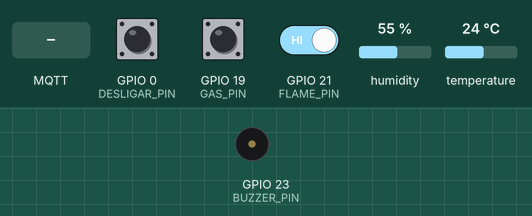
The sketch below on a simulated ESP32. Parts: buzzer (waves = sounding, pin HIGH). The test bench sets the inputs (shaded band); at power-on: GPIO 21 (FLAME_PIN) HIGH, GPIO 0 (DESLIGAR_PIN) HIGH, GPIO 19 (GAS_PIN) HIGH, humidity 55 %, temperature 24 °C. WiFi joins after 1.5 s; servers stay silent unless stated; no MQTT or app messages arrive unless stated; what the sketch prints to the serial monitor is not drawn.

Above: at 2.7 s.
2.8 s: MQTT message "ON" arrives on the first subscribed topic
At 4.7 s:
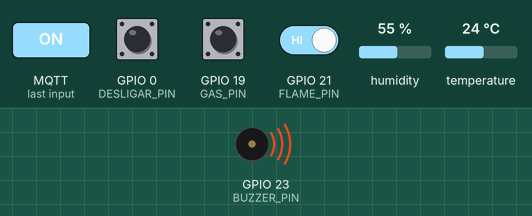
5.0 s: MQTT message "OFF" arrives on the first subscribed topic
At 6.7 s:
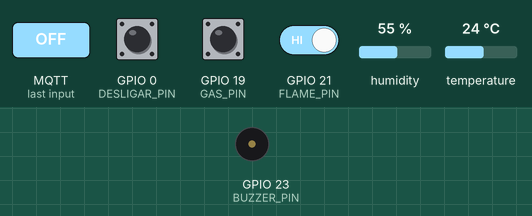
7.0 s: GPIO 21 (FLAME_PIN) driven LOW
At 8.7 s:
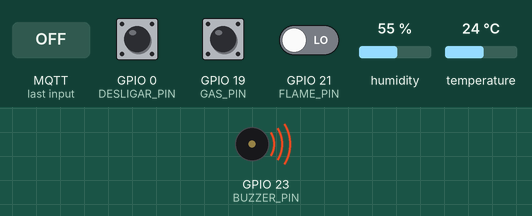
9.0 s: GPIO 0 (DESLIGAR_PIN) pulled LOW for 3.2 s
At 10.6 s:
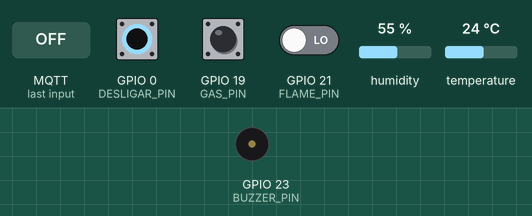
Timing chart, 0 to 15.1 s (numbered marks = the images above; inputs shaded):
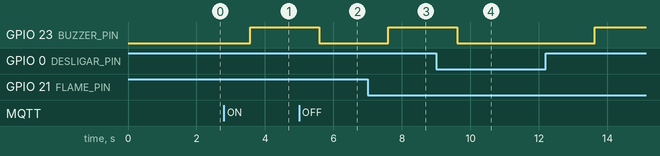

Measured:
- after the input at 2.8 s, GPIO 23 (BUZZER_PIN): LOW → HIGH after 0.77 s
- after the input at 5.0 s, GPIO 23 (BUZZER_PIN): HIGH → LOW after 0.58 s
- after the input at 7.0 s, GPIO 23 (BUZZER_PIN): LOW → HIGH after 0.60 s
- after the input at 9.0 s, GPIO 23 (BUZZER_PIN): HIGH → LOW after 0.61 s, → HIGH 4.0 s later

The sketch:

ESP32_Detector_v1v1.ino
```cpp
#include <WiFi.h>
#include <WiFiClientSecure.h>
#include <PubSubClient.h>
#include <ArduinoJson.h>
#include <DHT.h>


// Configurações Wi-Fi
const char* ssid = "Claudio";
const char* password = "clf120394";
const char* userMQTT = "UserMQTT";
const char* passwordMQTT = "12345678";

// Configurações MQTT
const char* mqtt_server = "d8badc4d4c1749ea9b0f242d1e1a0c91.s1.eu.hivemq.cloud"; // IP do broker com TLS
const int mqtt_port = 8883;

static const char* ca_cert PROGMEM = R"EOF(
-----BEGIN CERTIFICATE-----
MIIFazCCA1OgAwIBAgIRAIIQz7DSQONZRGPgu2OCiwAwDQYJKoZIhvcNAQELBQAw
TzELMAkGA1UEBhMCVVMxKTAnBgNVBAoTIEludGVybmV0IFNlY3VyaXR5IFJlc2Vh
cmNoIEdyb3VwMRUwEwYDVQQDEwxJU1JHIFJvb3QgWDEwHhcNMTUwNjA0MTEwNDM4
WhcNMzUwNjA0MTEwNDM4WjBPMQswCQYDVQQGEwJVUzEpMCcGA1UEChMgSW50ZXJu
ZXQgU2VjdXJpdHkgUmVzZWFyY2ggR3JvdXAxFTATBgNVBAMTDElTUkcgUm9vdCBY
MTCCAiIwDQYJKoZIhvcNAQEBBQADggIPADCCAgoCggIBAK3oJHP0FDfzm54rVygc
h77ct984kIxuPOZXoHj3dcKi/vVqbvYATyjb3miGbESTtrFj/RQSa78f0uoxmyF+
0TM8ukj13Xnfs7j/EvEhmkvBioZxaUpmZmyPfjxwv60pIgbz5MDmgK7iS4+3mX6U
A5/TR5d8mUgjU+g4rk8Kb4Mu0UlXjIB0ttov0DiNewNwIRt18jA8+o+u3dpjq+sW
T8KOEUt+zwvo/7V3LvSye0rgTBIlDHCNAymg4VMk7BPZ7hm/ELNKjD+Jo2FR3qyH
B5T0Y3HsLuJvW5iB4YlcNHlsdu87kGJ55tukmi8mxdAQ4Q7e2RCOFvu396j3x+UC
B5iPNgiV5+I3lg02dZ77DnKxHZu8A/lJBdiB3QW0KtZB6awBdpUKD9jf1b0SHzUv
KBds0pjBqAlkd25HN7rOrFleaJ1/ctaJxQZBKT5ZPt0m9STJEadao0xAH0ahmbWn
OlFuhjuefXKnEgV4We0+UXgVCwOPjdAvBbI+e0ocS3MFEvzG6uBQE3xDk3SzynTn
jh8BCNAw1FtxNrQHusEwMFxIt4I7mKZ9YIqioymCzLq9gwQbooMDQaHWBfEbwrbw
qHyGO0aoSCqI3Haadr8faqU9GY/rOPNk3sgrDQoo//fb4hVC1CLQJ13hef4Y53CI
rU7m2Ys6xt0nUW7/vGT1M0NPAgMBAAGjQjBAMA4GA1UdDwEB/wQEAwIBBjAPBgNV
HRMBAf8EBTADAQH/MB0GA1UdDgQWBBR5tFnme7bl5AFzgAiIyBpY9umbbjANBgkq
hkiG9w0BAQsFAAOCAgEAVR9YqbyyqFDQDLHYGmkgJykIrGF1XIpu+ILlaS/V9lZL
ubhzEFnTIZd+50xx+7LSYK05qAvqFyFWhfFQDlnrzuBZ6brJFe+GnY+EgPbk6ZGQ
3BebYhtF8GaV0nxvwuo77x/Py9auJ/GpsMiu/X1+mvoiBOv/2X/qkSsisRcOj/KK
NFtY2PwByVS5uCbMiogziUwthDyC3+6WVwW6LLv3xLfHTjuCvjHIInNzktHCgKQ5
ORAzI4JMPJ+GslWYHb4phowim57iaztXOoJwTdwJx4nLCgdNbOhdjsnvzqvHu7Ur
TkXWStAmzOVyyghqpZXjFaH3pO3JLF+l+/+sKAIuvtd7u+Nxe5AW0wdeRlN8NwdC
jNPElpzVmbUq4JUagEiuTDkHzsxHpFKVK7q4+63SM1N95R1NbdWhscdCb+ZAJzVc
oyi3B43njTOQ5yOf+1CceWxG1bQVs5ZufpsMljq4Ui0/1lvh+wjChP4kqKOJ2qxq
4RgqsahDYVvTH9w7jXbyLeiNdd8XM2w9U/t7y0Ff/9yi0GE44Za4rF2LN9d11TPA
mRGunUHBcnWEvgJBQl9nJEiU0Zsnvgc/ubhPgXRR4Xq37Z0j4r7g1SgEEzwxA57d
emyPxgcYxn/eR44/KJ4EBs+lVDR3veyJm+kXQ99b21/+jh5Xos1AnX5iItreGCc=
-----END CERTIFICATE-----
)EOF";
// Tópicos MQTT
const char* topicTemperatura = "GRUPO1/ESP32_1/temperatura";
const char* topicUmidade = "GRUPO1/ESP32_1/umidade";
const char* topicFlameChame = "GRUPO1/ESP32_1/flame_chame";
const char* topicGas = "GRUPO1/ESP32_1/sensor_gas";
const char* topicBuzzer = "GRUPO1/ESP32_1/buzzer";
const char* topicMensajem = "GRUPO1/ESP32_1/mensajem";
const char* topicBuzzerManual = "GRUPO1/ESP32_1/buzzer_manual";

#define DHTPIN 14
#define DHTTYPE DHT22
DHT dht(DHTPIN, DHTTYPE);


const int GAS_PIN = 19;
const int FLAME_PIN = 21;
const int DESLIGAR_PIN = 0;


const int BUZZER_PIN = 23;

// Cliente MQTT com TLS
WiFiClientSecure espClient;
PubSubClient client(espClient);


bool isConnected = false;
unsigned long lastStatusUpdate = 0;

void setup_wifi() {
  delay(10);
  WiFi.begin(ssid, password);
  Serial.print("Conectando-se à rede Wi-Fi...");

  while (WiFi.status() != WL_CONNECTED) {
    delay(500);
    Serial.print(".");
  }

  Serial.println("\nConectado à rede Wi-Fi");
}

void callback(char* topic, byte* payload, unsigned int length) {
  String message;
  for (unsigned int i = 0; i < length; i++) {
    message += (char)payload[i];
  }

  Serial.print("Mensagem recebida no tópico ");
  Serial.print(topic);
  Serial.print(": ");
  Serial.println(message);

  if (String(topic) == topicBuzzerManual) {
    if (message == "ON") {
      digitalWrite(BUZZER_PIN, HIGH);
      client.publish(topicBuzzer, "ON");
      client.publish(topicMensajem, "BUZZER ATIVADO REMOTAMENTE");
    } else if (message == "OFF") {
      digitalWrite(BUZZER_PIN, LOW);
      client.publish(topicBuzzer, "OFF");
      client.publish(topicMensajem, "BUZZER DESATIVADO REMOTAMENTE");
    }
  }
}

void reconnect() {
  while (!client.connected()) {
    Serial.print("Tentando conexão MQTT...");
    if (client.connect("ESP32Client",userMQTT,passwordMQTT)) {
      Serial.println("Conectado ao MQTT");
      client.subscribe(topicBuzzerManual);
    } else {
      Serial.print("Falha, rc=");
      Serial.print(client.state());
      Serial.println(" Tentando novamente em 5 segundos");
      delay(5000);
    }
  }
}

void setup() {
  Serial.begin(115200);
  dht.begin();
  pinMode(BUZZER_PIN, OUTPUT);
  pinMode(GAS_PIN, INPUT_PULLUP);
  pinMode(FLAME_PIN, INPUT_PULLUP);
  pinMode(DESLIGAR_PIN, INPUT_PULLUP);

  setup_wifi();
  // Configurar certificado da CA
  espClient.setCACert(ca_cert);

  client.setServer(mqtt_server, mqtt_port);
  client.setCallback(callback);
}

void loop() {
  if (!client.connected()) {
    reconnect();
  }
  client.loop();
  float h = dht.readHumidity();
  float t = dht.readTemperature();

  if (isnan(h) || isnan(t)) {
    client.publish(topicMensajem, "ERRO AO LER O SENSOR DHT22");
    Serial.println("Erro ao ler o sensor DHT22");
  }else{

    client.publish(topicTemperatura, String(t).c_str());
    client.publish(topicUmidade, String(h).c_str());
    Serial.println("Temperatura: " + String(t) + "°C Umedade: " + String(h) + "%");
  }
  if(!digitalRead(BUZZER_PIN)&&t>60.0){
    digitalWrite(BUZZER_PIN,HIGH);
    client.publish(topicBuzzer, "ON");
    client.publish(topicMensajem, "BUZZER ATIVADO POR TEMPERATURA ELEVADA");
  }

  //
  static bool isGasAlarm = false;
  static bool isFlameAlarm = false;

  if(!digitalRead(GAS_PIN)){
    client.publish(topicGas, "ON");
    if(!isGasAlarm){
      isGasAlarm = true;
      digitalWrite(BUZZER_PIN,LOW);
      client.publish(topicBuzzer, "ON");
      client.publish(topicMensajem, "BUZZER ATIVADO POR DETECÇÃO DE GÁS");
    }
  }else{
    client.publish(topicGas, "OFF");
    if(isGasAlarm){
      isGasAlarm = false;
    }
  }

  if(!digitalRead(FLAME_PIN)){
    client.publish(topicFlameChame, "ON");
    if(!isGasAlarm){
      isGasAlarm = true;
      digitalWrite(BUZZER_PIN,HIGH);
      client.publish(topicBuzzer, "ON");
      client.publish(topicMensajem, "BUZZER ATIVADO POR DETECÇÃO DE CHAMA");
    }
  }else{
    client.publish(topicFlameChame, "OFF");
    if(isGasAlarm){
      isFlameAlarm = false;
    }
  }

  if(!digitalRead(DESLIGAR_PIN)){
    digitalWrite(BUZZER_PIN,LOW);
    client.publish(topicBuzzer, "OFF");
    client.publish(topicMensajem, "BUZZER DESATIVADO MANUALMENTE");
  }


  delay(2000);
  // Atualizar status periodicamente
}
```
